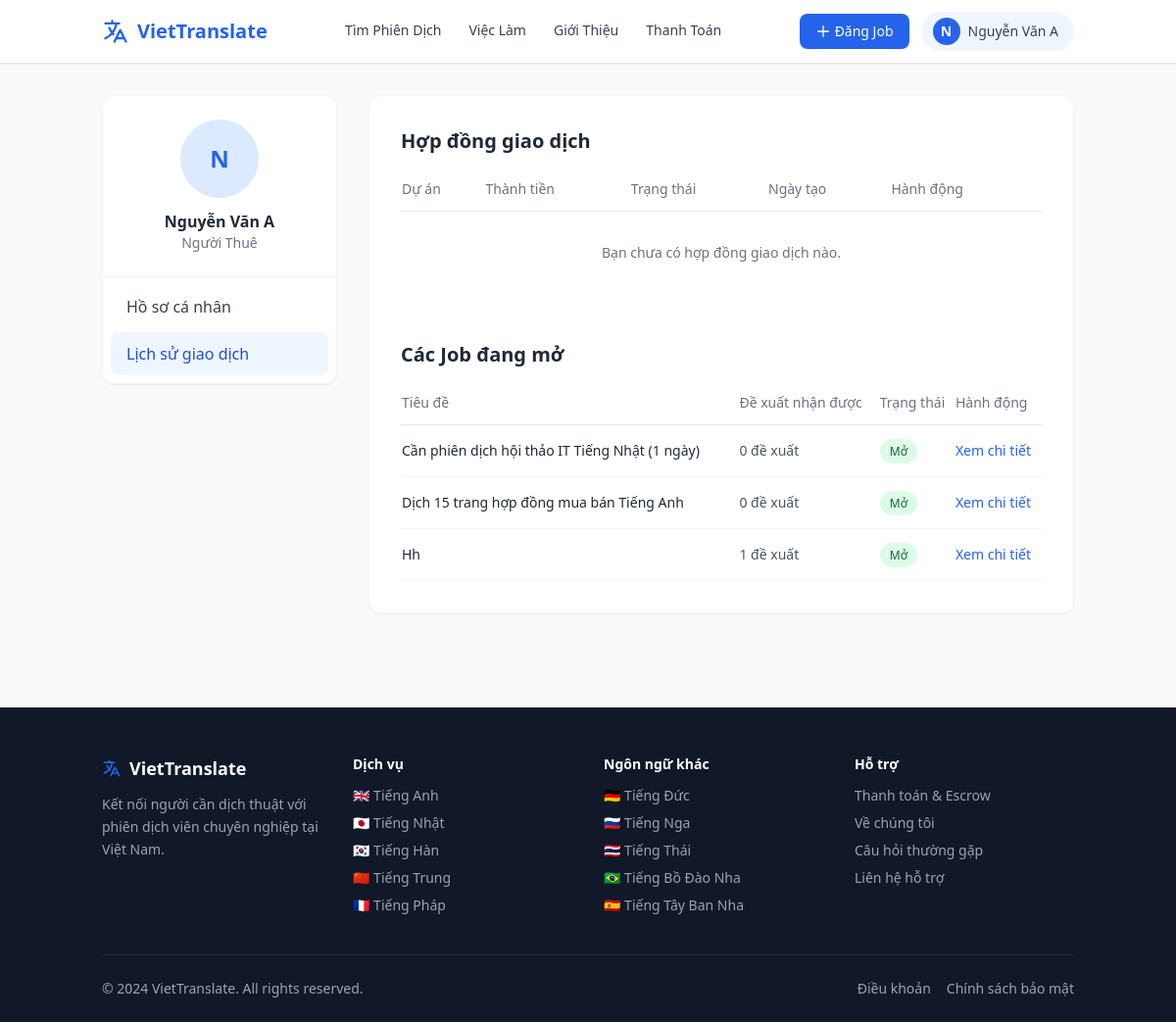
Before: /account/history (signed in) with the older database file.
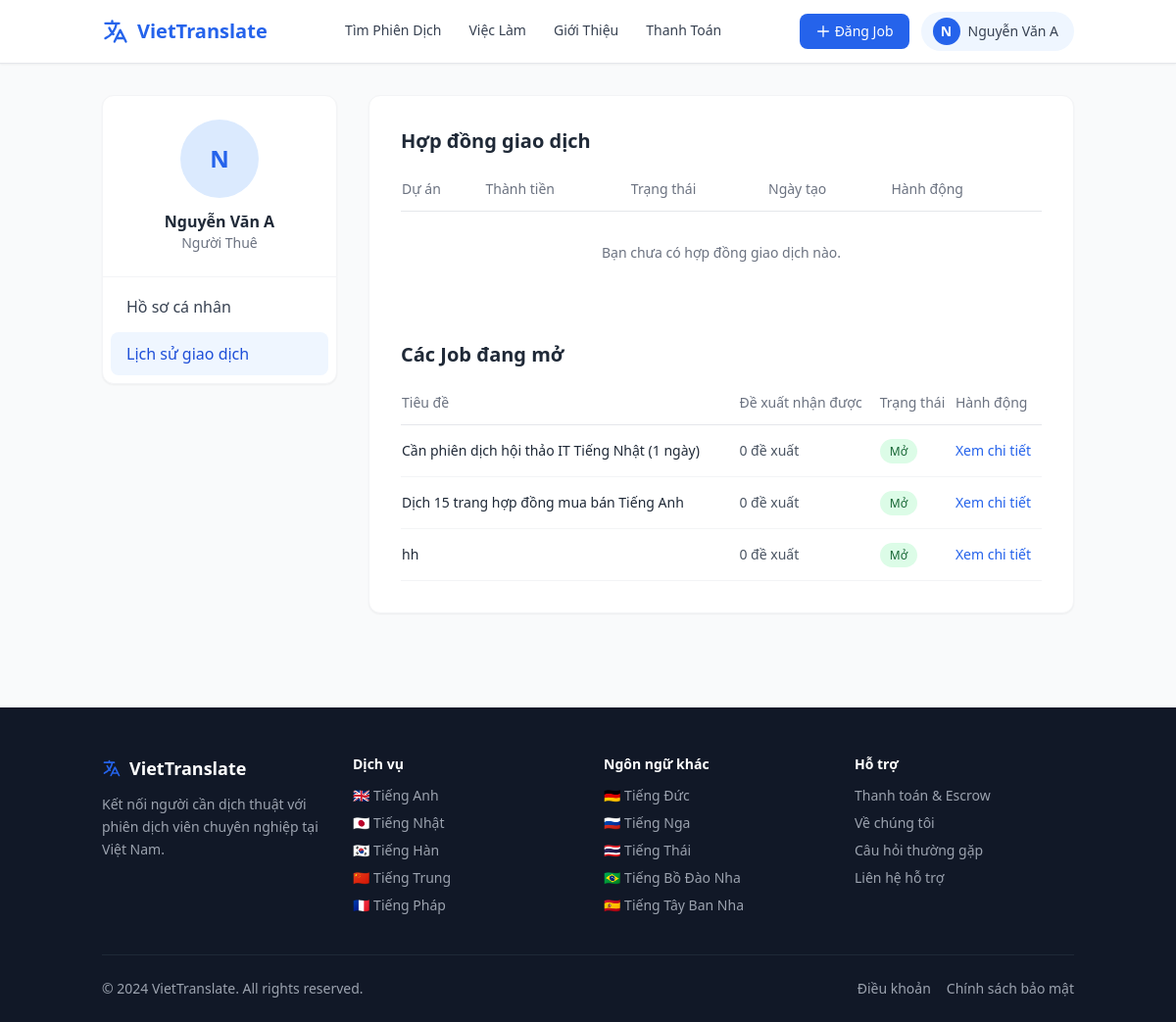
After: the same page with the newer database file.
### models.py (models this page shows)
class Job(db.Model):
    id = db.Column(db.Integer, primary_key=True)
    hirer_id = db.Column(db.Integer, db.ForeignKey('user.id'), nullable=False)
    title = db.Column(db.String(200), nullable=False)
    description = db.Column(db.Text, nullable=False)
    category = db.Column(db.String(100))
    source_lang = db.Column(db.String(50))
    target_lang = db.Column(db.String(50))
    budget_type = db.Column(db.String(20))
    budget_min = db.Column(db.Integer)
    budget_max = db.Column(db.Integer)
    event_date = db.Column(db.String(100))          # Ngày diễn ra sự kiện / cần dịch
    event_time_start = db.Column(db.String(10))  # Giờ bắt đầu VD: "08:00"
    event_time_end = db.Column(db.String(10))    # Giờ kết thúc VD: "17:00"
    event_location = db.Column(db.String(200))   # Địa điểm hoặc "Online"
    deadline = db.Column(db.Date)            # Hạn nộp hồ sơ đề xuất
    status = db.Column(db.String(20), default='open')
    is_flagged = db.Column(db.Boolean, default=False)  # Admin flag
    created_at = db.Column(db.DateTime, default=datetime.utcnow)
    proposals = db.relationship('Proposal', backref='job', lazy=True)
    contract = db.relationship('Contract', backref='job', uselist=False)

### app.py (the view)
@app.route('/account/history')
@login_required
def account_history():
    user = User.query.get(session['user_id'])
    if user.role == 'hirer':
        contracts = Contract.query.filter_by(hirer_id=user.id).order_by(Contract.created_at.desc()).all()
    else:
        contracts = Contract.query.filter_by(translator_id=user.id).order_by(Contract.created_at.desc()).all()
    return render_template('account_history.html', user=user, contracts=contracts)

### app.py (called while the page is built)
def login_required(f):
    @wraps(f)
    def decorated(*args, **kwargs):
        if 'user_id' not in session:
            flash('Vui lòng đăng nhập để tiếp tục.', 'warning')
            return redirect(url_for('login'))
        return f(*args, **kwargs)
    return decorated

@app.context_processor
def inject_globals():
    user = None
    if 'user_id' in session:
        user = User.query.get(session['user_id'])
    return dict(current_user=user, LANGUAGES=LANGUAGES)

### templates/account_history.html (shortened to what the changed rows need)
{% extends "base.html" %}
{% block content %}
<div class="container mx-auto px-4 py-8 max-w-5xl">
    <div class="flex flex-col md:flex-row gap-8">
        <div class="w-full md:w-3/4">
            <div class="bg-white rounded-xl shadow-sm border border-gray-100 p-6 md:p-8">
                <h2 class="text-xl font-bold mb-6 text-gray-800">Hợp đồng giao dịch</h2>
                <div class="overflow-x-auto">
                    <table class="w-full text-left border-collapse">
                        <thead>
                            <tr class="border-b border-gray-200 text-sm text-gray-500">
                                <th class="pb-3 font-medium">Dự án</th>
                                <th class="pb-3 font-medium">Thành tiền</th>
                                <th class="pb-3 font-medium">Trạng thái</th>
                                <th class="pb-3 font-medium">Ngày tạo</th>
                                <th class="pb-3 font-medium">Hành động</th>
                            </tr>
                        </thead>
                    </table>
                </div>
                {% if current_user.role == 'hirer' %}
                <h2 class="text-xl font-bold mt-12 mb-6 text-gray-800">Các Job đang mở</h2>
                <div class="overflow-x-auto">
                    <table class="w-full text-left border-collapse">
                        <thead>
                            <tr class="border-b border-gray-200 text-sm text-gray-500">
                                <th class="pb-3 font-medium">Tiêu đề</th>
                                <th class="pb-3 font-medium">Đề xuất nhận được</th>
                                <th class="pb-3 font-medium">Trạng thái</th>
                                <th class="pb-3 font-medium">Hành động</th>
                            </tr>
                        </thead>
                        <tbody class="text-sm">
                            {% for job in current_user.jobs_posted %}
                                {% if job.status == 'open' %}
                                <tr class="border-b border-gray-100 hover:bg-gray-50">
                                    <td class="py-4 font-medium text-gray-800">{{ job.title }}</td>
                                    <td class="py-4 text-gray-600">{{ job.proposals|length }} đề xuất</td>
                                    <td class="py-4">
                                        <span class="px-2.5 py-1 text-xs font-medium rounded-full bg-green-100 text-green-800">Mở</span>
                                    </td>
                                    <td class="py-4">
                                        <a href="{{ url_for('job_detail', job_id=job.id) }}" class="text-blue-600 hover:underline">Xem chi tiết</a>
                                    </td>
                                </tr>
                                {% endif %}
                            {% else %}
                            <tr>
                                <td colspan="4" class="py-8 text-center text-gray-500">Chưa có job đang mở.</td>
                            </tr>
                            {% endfor %}
                        </tbody>
                    </table>
                </div>
                {% endif %}
            </div>
        </div>
    </div>
</div>
{% endblock %}

Changed rows visible on the page:
changed Job (number 3 of 3 on the later page): title "Hh" → "hh"; proposals|length "1" → "0"
